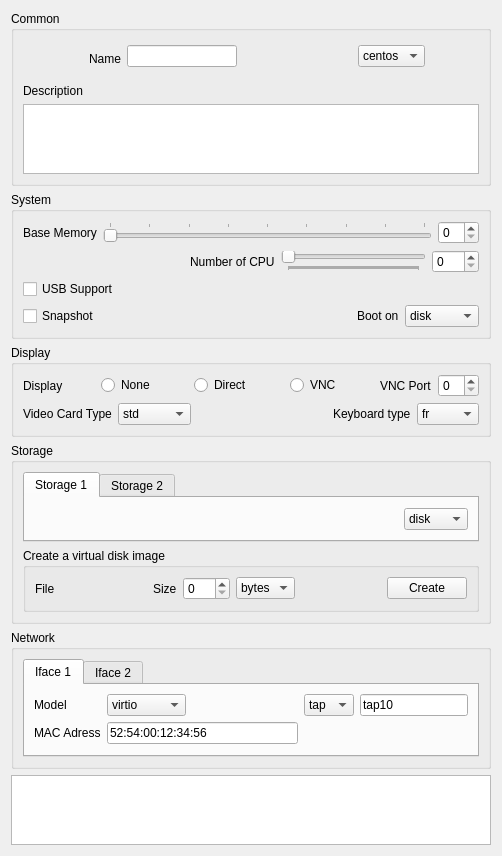
<?xml version="1.0" encoding="UTF-8"?>
<ui version="4.0">
 <class>kvirtualview_base</class>
 <widget class="QWidget" name="kvirtualview_base">
  <property name="geometry">
   <rect>
    <x>0</x>
    <y>0</y>
    <width>502</width>
    <height>816</height>
   </rect>
  </property>
  <property name="windowTitle">
   <string>Form</string>
  </property>
  <layout class="QGridLayout" name="gridLayout_11">
   <item row="0" column="0">
    <widget class="QGroupBox" name="gbCommon">
     <property name="sizePolicy">
      <sizepolicy hsizetype="Expanding" vsizetype="Preferred">
       <horstretch>0</horstretch>
       <verstretch>0</verstretch>
      </sizepolicy>
     </property>
     <property name="title">
      <string>Common</string>
     </property>
     <layout class="QGridLayout" name="gridLayout">
      <item row="0" column="1" rowspan="2">
       <widget class="QLabel" name="label_name">
        <property name="text">
         <string>Name</string>
        </property>
       </widget>
      </item>
      <item row="0" column="2">
       <widget class="QLineEdit" name="lineEdit_name"/>
      </item>
      <item row="3" column="0" colspan="7">
       <widget class="QTextEdit" name="textEdit_description">
        <property name="sizePolicy">
         <sizepolicy hsizetype="Expanding" vsizetype="Preferred">
          <horstretch>0</horstretch>
          <verstretch>0</verstretch>
         </sizepolicy>
        </property>
       </widget>
      </item>
      <item row="0" column="4">
       <widget class="QComboBox" name="comboBox_distrib">
        <item>
         <property name="text">
          <string>centos</string>
         </property>
        </item>
        <item>
         <property name="text">
          <string>fedora</string>
         </property>
        </item>
        <item>
         <property name="text">
          <string>redhat</string>
         </property>
        </item>
        <item>
         <property name="text">
          <string>debian</string>
         </property>
        </item>
       </widget>
      </item>
      <item row="0" column="0">
       <widget class="KLed" name="kled_state">
        <property name="minimumSize">
         <size>
          <width>22</width>
          <height>22</height>
         </size>
        </property>
        <property name="state">
         <enum>KLed::Off</enum>
        </property>
        <property name="shape">
         <enum>KLed::Circular</enum>
        </property>
       </widget>
      </item>
      <item row="0" column="6">
       <widget class="QLabel" name="label_logo">
        <property name="sizePolicy">
         <sizepolicy hsizetype="Fixed" vsizetype="Fixed">
          <horstretch>0</horstretch>
          <verstretch>0</verstretch>
         </sizepolicy>
        </property>
        <property name="minimumSize">
         <size>
          <width>32</width>
          <height>32</height>
         </size>
        </property>
        <property name="maximumSize">
         <size>
          <width>32</width>
          <height>32</height>
         </size>
        </property>
        <property name="frameShape">
         <enum>QFrame::NoFrame</enum>
        </property>
        <property name="text">
         <string/>
        </property>
       </widget>
      </item>
      <item row="0" column="3">
       <spacer name="horizontalSpacer_4">
        <property name="orientation">
         <enum>Qt::Horizontal</enum>
        </property>
        <property name="sizeHint" stdset="0">
         <size>
          <width>40</width>
          <height>20</height>
         </size>
        </property>
       </spacer>
      </item>
      <item row="0" column="5">
       <spacer name="horizontalSpacer_8">
        <property name="orientation">
         <enum>Qt::Horizontal</enum>
        </property>
        <property name="sizeType">
         <enum>QSizePolicy::Fixed</enum>
        </property>
        <property name="sizeHint" stdset="0">
         <size>
          <width>10</width>
          <height>20</height>
         </size>
        </property>
       </spacer>
      </item>
      <item row="2" column="0">
       <widget class="QLabel" name="label_description">
        <property name="text">
         <string>Description</string>
        </property>
       </widget>
      </item>
     </layout>
    </widget>
   </item>
   <item row="1" column="0">
    <widget class="QGroupBox" name="gbSystem">
     <property name="sizePolicy">
      <sizepolicy hsizetype="Expanding" vsizetype="Preferred">
       <horstretch>0</horstretch>
       <verstretch>0</verstretch>
      </sizepolicy>
     </property>
     <property name="title">
      <string>System</string>
     </property>
     <layout class="QGridLayout" name="gridLayout_2">
      <item row="0" column="0" colspan="4">
       <layout class="QHBoxLayout" name="horizontalLayout">
        <item>
         <widget class="QLabel" name="label_memory">
          <property name="text">
           <string>Base Memory</string>
          </property>
         </widget>
        </item>
        <item>
         <widget class="QSlider" name="horizontalSlider_memory">
          <property name="maximum">
           <number>1024</number>
          </property>
          <property name="singleStep">
           <number>128</number>
          </property>
          <property name="pageStep">
           <number>512</number>
          </property>
          <property name="orientation">
           <enum>Qt::Horizontal</enum>
          </property>
          <property name="tickPosition">
           <enum>QSlider::TicksAbove</enum>
          </property>
          <property name="tickInterval">
           <number>128</number>
          </property>
         </widget>
        </item>
        <item>
         <widget class="KIntSpinBox" name="kintspinbox_memory">
          <property name="sizePolicy">
           <sizepolicy hsizetype="Fixed" vsizetype="Fixed">
            <horstretch>0</horstretch>
            <verstretch>0</verstretch>
           </sizepolicy>
          </property>
         </widget>
        </item>
       </layout>
      </item>
      <item row="1" column="1" colspan="3">
       <layout class="QHBoxLayout" name="horizontalLayout_3">
        <item>
         <widget class="QLabel" name="label_nb_of_cpu">
          <property name="text">
           <string>Number of CPU</string>
          </property>
         </widget>
        </item>
        <item>
         <widget class="QSlider" name="horizontalSlider_nb_of_cpu">
          <property name="maximum">
           <number>255</number>
          </property>
          <property name="singleStep">
           <number>1</number>
          </property>
          <property name="pageStep">
           <number>2</number>
          </property>
          <property name="orientation">
           <enum>Qt::Horizontal</enum>
          </property>
          <property name="tickPosition">
           <enum>QSlider::TicksBelow</enum>
          </property>
          <property name="tickInterval">
           <number>1</number>
          </property>
         </widget>
        </item>
        <item>
         <widget class="KIntSpinBox" name="kintspinbox_nb_of_cpu">
          <property name="sizePolicy">
           <sizepolicy hsizetype="Fixed" vsizetype="Fixed">
            <horstretch>0</horstretch>
            <verstretch>0</verstretch>
           </sizepolicy>
          </property>
          <property name="maximum">
           <number>255</number>
          </property>
         </widget>
        </item>
       </layout>
      </item>
      <item row="2" column="0">
       <widget class="QCheckBox" name="checkBox_usb">
        <property name="text">
         <string>USB Support</string>
        </property>
       </widget>
      </item>
      <item row="2" column="1" colspan="3">
       <spacer name="horizontalSpacer_12">
        <property name="orientation">
         <enum>Qt::Horizontal</enum>
        </property>
        <property name="sizeHint" stdset="0">
         <size>
          <width>40</width>
          <height>20</height>
         </size>
        </property>
       </spacer>
      </item>
      <item row="1" column="0">
       <spacer name="horizontalSpacer">
        <property name="orientation">
         <enum>Qt::Horizontal</enum>
        </property>
        <property name="sizeHint" stdset="0">
         <size>
          <width>40</width>
          <height>20</height>
         </size>
        </property>
       </spacer>
      </item>
      <item row="3" column="0">
       <widget class="QCheckBox" name="checkBox_snapshot">
        <property name="text">
         <string>Snapshot</string>
        </property>
       </widget>
      </item>
      <item row="3" column="3">
       <widget class="QComboBox" name="comboBox_boot">
        <item>
         <property name="text">
          <string>disk</string>
         </property>
        </item>
        <item>
         <property name="text">
          <string>cdrom</string>
         </property>
        </item>
        <item>
         <property name="text">
          <string>network</string>
         </property>
        </item>
        <item>
         <property name="text">
          <string>floppy</string>
         </property>
        </item>
       </widget>
      </item>
      <item row="3" column="2">
       <widget class="QLabel" name="label_bootorder">
        <property name="text">
         <string>Boot on</string>
        </property>
       </widget>
      </item>
      <item row="3" column="1">
       <spacer name="horizontalSpacer_3">
        <property name="orientation">
         <enum>Qt::Horizontal</enum>
        </property>
        <property name="sizeHint" stdset="0">
         <size>
          <width>40</width>
          <height>20</height>
         </size>
        </property>
       </spacer>
      </item>
     </layout>
    </widget>
   </item>
   <item row="2" column="0">
    <widget class="QGroupBox" name="gbDisplay">
     <property name="sizePolicy">
      <sizepolicy hsizetype="Expanding" vsizetype="Preferred">
       <horstretch>0</horstretch>
       <verstretch>0</verstretch>
      </sizepolicy>
     </property>
     <property name="title">
      <string>Display</string>
     </property>
     <layout class="QGridLayout" name="gridLayout_4">
      <item row="0" column="0" colspan="5">
       <layout class="QHBoxLayout" name="horizontalLayout_2">
        <item>
         <widget class="QLabel" name="label_display_type">
          <property name="text">
           <string>Display</string>
          </property>
         </widget>
        </item>
        <item>
         <spacer name="horizontalSpacer_16">
          <property name="orientation">
           <enum>Qt::Horizontal</enum>
          </property>
          <property name="sizeHint" stdset="0">
           <size>
            <width>40</width>
            <height>20</height>
           </size>
          </property>
         </spacer>
        </item>
        <item>
         <widget class="QRadioButton" name="radioButton_none">
          <property name="text">
           <string>None</string>
          </property>
         </widget>
        </item>
        <item>
         <spacer name="horizontalSpacer_17">
          <property name="orientation">
           <enum>Qt::Horizontal</enum>
          </property>
          <property name="sizeHint" stdset="0">
           <size>
            <width>40</width>
            <height>20</height>
           </size>
          </property>
         </spacer>
        </item>
        <item>
         <widget class="QRadioButton" name="radioButton_direct">
          <property name="text">
           <string>Direct</string>
          </property>
         </widget>
        </item>
        <item>
         <spacer name="horizontalSpacer_18">
          <property name="orientation">
           <enum>Qt::Horizontal</enum>
          </property>
          <property name="sizeHint" stdset="0">
           <size>
            <width>40</width>
            <height>20</height>
           </size>
          </property>
         </spacer>
        </item>
        <item>
         <widget class="QRadioButton" name="radioButton_vnc">
          <property name="text">
           <string>VNC</string>
          </property>
         </widget>
        </item>
        <item>
         <spacer name="horizontalSpacer_2">
          <property name="orientation">
           <enum>Qt::Horizontal</enum>
          </property>
          <property name="sizeHint" stdset="0">
           <size>
            <width>40</width>
            <height>20</height>
           </size>
          </property>
         </spacer>
        </item>
        <item>
         <widget class="QLabel" name="label_vncport">
          <property name="text">
           <string>VNC Port</string>
          </property>
         </widget>
        </item>
        <item>
         <widget class="QSpinBox" name="spinBox_vncport">
          <property name="maximum">
           <number>10</number>
          </property>
         </widget>
        </item>
       </layout>
      </item>
      <item row="1" column="0">
       <widget class="QLabel" name="label_vga_type">
        <property name="text">
         <string>Video Card Type</string>
        </property>
       </widget>
      </item>
      <item row="1" column="1">
       <widget class="QComboBox" name="comboBox_video_card">
        <item>
         <property name="text">
          <string>std</string>
         </property>
        </item>
        <item>
         <property name="text">
          <string>cirrus</string>
         </property>
        </item>
        <item>
         <property name="text">
          <string>vmware</string>
         </property>
        </item>
        <item>
         <property name="text">
          <string>qlx</string>
         </property>
        </item>
        <item>
         <property name="text">
          <string>xenfb</string>
         </property>
        </item>
        <item>
         <property name="text">
          <string>none</string>
         </property>
        </item>
       </widget>
      </item>
      <item row="1" column="2">
       <spacer name="horizontalSpacer_15">
        <property name="orientation">
         <enum>Qt::Horizontal</enum>
        </property>
        <property name="sizeHint" stdset="0">
         <size>
          <width>40</width>
          <height>20</height>
         </size>
        </property>
       </spacer>
      </item>
      <item row="1" column="3">
       <widget class="QLabel" name="label_display_keyboard">
        <property name="text">
         <string>Keyboard type</string>
        </property>
       </widget>
      </item>
      <item row="1" column="4">
       <widget class="QComboBox" name="comboBox_display_keyboard">
        <property name="currentIndex">
         <number>14</number>
        </property>
        <property name="maxVisibleItems">
         <number>11</number>
        </property>
        <item>
         <property name="text">
          <string>ar</string>
         </property>
        </item>
        <item>
         <property name="text">
          <string>de-ch</string>
         </property>
        </item>
        <item>
         <property name="text">
          <string>es</string>
         </property>
        </item>
        <item>
         <property name="text">
          <string>fo</string>
         </property>
        </item>
        <item>
         <property name="text">
          <string>fr-ca</string>
         </property>
        </item>
        <item>
         <property name="text">
          <string>hu</string>
         </property>
        </item>
        <item>
         <property name="text">
          <string>ja</string>
         </property>
        </item>
        <item>
         <property name="text">
          <string>mk</string>
         </property>
        </item>
        <item>
         <property name="text">
          <string>no</string>
         </property>
        </item>
        <item>
         <property name="text">
          <string>pt-br</string>
         </property>
        </item>
        <item>
         <property name="text">
          <string>sv</string>
         </property>
        </item>
        <item>
         <property name="text">
          <string>da</string>
         </property>
        </item>
        <item>
         <property name="text">
          <string>en-gb</string>
         </property>
        </item>
        <item>
         <property name="text">
          <string>et</string>
         </property>
        </item>
        <item>
         <property name="text">
          <string>fr</string>
         </property>
        </item>
        <item>
         <property name="text">
          <string>fr-ch</string>
         </property>
        </item>
        <item>
         <property name="text">
          <string>is</string>
         </property>
        </item>
        <item>
         <property name="text">
          <string>lt</string>
         </property>
        </item>
        <item>
         <property name="text">
          <string>nl</string>
         </property>
        </item>
        <item>
         <property name="text">
          <string>pl</string>
         </property>
        </item>
        <item>
         <property name="text">
          <string>ru</string>
         </property>
        </item>
        <item>
         <property name="text">
          <string>th</string>
         </property>
        </item>
        <item>
         <property name="text">
          <string>de</string>
         </property>
        </item>
        <item>
         <property name="text">
          <string>en-us</string>
         </property>
        </item>
        <item>
         <property name="text">
          <string>fi</string>
         </property>
        </item>
        <item>
         <property name="text">
          <string>fr-be</string>
         </property>
        </item>
        <item>
         <property name="text">
          <string>hr</string>
         </property>
        </item>
        <item>
         <property name="text">
          <string>it</string>
         </property>
        </item>
        <item>
         <property name="text">
          <string>lv</string>
         </property>
        </item>
        <item>
         <property name="text">
          <string>nl-be</string>
         </property>
        </item>
        <item>
         <property name="text">
          <string>pt</string>
         </property>
        </item>
        <item>
         <property name="text">
          <string>sl</string>
         </property>
        </item>
        <item>
         <property name="text">
          <string>tr</string>
         </property>
        </item>
       </widget>
      </item>
     </layout>
    </widget>
   </item>
   <item row="3" column="0">
    <widget class="QGroupBox" name="gbStorage">
     <property name="sizePolicy">
      <sizepolicy hsizetype="Expanding" vsizetype="Preferred">
       <horstretch>0</horstretch>
       <verstretch>0</verstretch>
      </sizepolicy>
     </property>
     <property name="title">
      <string>Storage</string>
     </property>
     <layout class="QGridLayout" name="gridLayout_5">
      <item row="0" column="0">
       <widget class="QTabWidget" name="tabWidget_storage">
        <property name="currentIndex">
         <number>0</number>
        </property>
        <widget class="QWidget" name="tab_1">
         <attribute name="title">
          <string>Storage 1</string>
         </attribute>
         <layout class="QGridLayout" name="gridLayout_9">
          <item row="0" column="0">
           <widget class="KUrlRequester" name="kurlrequester_storage_1">
            <property name="sizePolicy">
             <sizepolicy hsizetype="Expanding" vsizetype="Expanding">
              <horstretch>0</horstretch>
              <verstretch>0</verstretch>
             </sizepolicy>
            </property>
            <property name="acceptDrops">
             <bool>true</bool>
            </property>
           </widget>
          </item>
          <item row="0" column="1">
           <widget class="QComboBox" name="comboBox_storage_1">
            <item>
             <property name="text">
              <string>disk</string>
             </property>
            </item>
            <item>
             <property name="text">
              <string>cdrom</string>
             </property>
            </item>
            <item>
             <property name="text">
              <string>floppy</string>
             </property>
            </item>
           </widget>
          </item>
         </layout>
        </widget>
        <widget class="QWidget" name="tab_2">
         <attribute name="title">
          <string>Storage 2</string>
         </attribute>
         <layout class="QGridLayout" name="gridLayout_10">
          <item row="0" column="0">
           <widget class="KUrlRequester" name="kurlrequester_storage_2">
            <property name="sizePolicy">
             <sizepolicy hsizetype="Expanding" vsizetype="Expanding">
              <horstretch>0</horstretch>
              <verstretch>0</verstretch>
             </sizepolicy>
            </property>
            <property name="acceptDrops">
             <bool>true</bool>
            </property>
           </widget>
          </item>
          <item row="0" column="1">
           <widget class="QComboBox" name="comboBox_storage_2">
            <item>
             <property name="text">
              <string>disk</string>
             </property>
            </item>
            <item>
             <property name="text">
              <string>cdrom</string>
             </property>
            </item>
            <item>
             <property name="text">
              <string>floppy</string>
             </property>
            </item>
           </widget>
          </item>
         </layout>
        </widget>
       </widget>
      </item>
      <item row="1" column="0">
       <widget class="QGroupBox" name="groupBox_create_img">
        <property name="title">
         <string>Create a virtual disk image</string>
        </property>
        <layout class="QGridLayout" name="gridLayout_6">
         <item row="0" column="1">
          <widget class="KUrlRequester" name="kurlrequester_create_img">
           <property name="mode">
            <set>KFile::File|KFile::LocalOnly</set>
           </property>
          </widget>
         </item>
         <item row="0" column="7">
          <widget class="QPushButton" name="pushButton_create_img">
           <property name="text">
            <string>Create</string>
           </property>
          </widget>
         </item>
         <item row="0" column="0">
          <widget class="QLabel" name="label_create_img_file">
           <property name="text">
            <string>File</string>
           </property>
          </widget>
         </item>
         <item row="0" column="3">
          <widget class="QLabel" name="label_create_img_size">
           <property name="text">
            <string>Size</string>
           </property>
          </widget>
         </item>
         <item row="0" column="4">
          <widget class="QSpinBox" name="spinBox_create_img_size">
           <property name="maximum">
            <number>999</number>
           </property>
          </widget>
         </item>
         <item row="0" column="5">
          <widget class="QComboBox" name="comboBox_create_img_size">
           <item>
            <property name="text">
             <string>bytes</string>
            </property>
           </item>
           <item>
            <property name="text">
             <string>k</string>
            </property>
           </item>
           <item>
            <property name="text">
             <string>M</string>
            </property>
           </item>
           <item>
            <property name="text">
             <string>G</string>
            </property>
           </item>
          </widget>
         </item>
         <item row="0" column="2">
          <spacer name="horizontalSpacer_10">
           <property name="orientation">
            <enum>Qt::Horizontal</enum>
           </property>
           <property name="sizeHint" stdset="0">
            <size>
             <width>40</width>
             <height>20</height>
            </size>
           </property>
          </spacer>
         </item>
         <item row="0" column="6">
          <spacer name="horizontalSpacer_11">
           <property name="orientation">
            <enum>Qt::Horizontal</enum>
           </property>
           <property name="sizeType">
            <enum>QSizePolicy::Expanding</enum>
           </property>
           <property name="sizeHint" stdset="0">
            <size>
             <width>40</width>
             <height>20</height>
            </size>
           </property>
          </spacer>
         </item>
        </layout>
       </widget>
      </item>
     </layout>
    </widget>
   </item>
   <item row="4" column="0">
    <widget class="QGroupBox" name="gbNetwork">
     <property name="sizePolicy">
      <sizepolicy hsizetype="Expanding" vsizetype="Preferred">
       <horstretch>0</horstretch>
       <verstretch>0</verstretch>
      </sizepolicy>
     </property>
     <property name="title">
      <string>Network</string>
     </property>
     <layout class="QGridLayout" name="gridLayout_3">
      <item row="0" column="0">
       <widget class="QTabWidget" name="tabWidget_ifaces">
        <property name="currentIndex">
         <number>0</number>
        </property>
        <widget class="QWidget" name="tab_3">
         <attribute name="title">
          <string>Iface 1</string>
         </attribute>
         <layout class="QGridLayout" name="gridLayout_7">
          <item row="0" column="0">
           <widget class="QLabel" name="label_iface_model_1">
            <property name="text">
             <string>Model</string>
            </property>
           </widget>
          </item>
          <item row="0" column="1">
           <widget class="QComboBox" name="comboBox_iface_model_1">
            <item>
             <property name="text">
              <string>virtio</string>
             </property>
            </item>
            <item>
             <property name="text">
              <string>ne2k_pci</string>
             </property>
            </item>
            <item>
             <property name="text">
              <string>i82551</string>
             </property>
            </item>
            <item>
             <property name="text">
              <string>i82557b</string>
             </property>
            </item>
            <item>
             <property name="text">
              <string>i82559er</string>
             </property>
            </item>
            <item>
             <property name="text">
              <string>rtl8139</string>
             </property>
            </item>
            <item>
             <property name="text">
              <string>e1000</string>
             </property>
            </item>
            <item>
             <property name="text">
              <string>pcnet</string>
             </property>
            </item>
            <item>
             <property name="text">
              <string>none</string>
             </property>
            </item>
           </widget>
          </item>
          <item row="0" column="2">
           <spacer name="horizontalSpacer_6">
            <property name="orientation">
             <enum>Qt::Horizontal</enum>
            </property>
            <property name="sizeHint" stdset="0">
             <size>
              <width>40</width>
              <height>20</height>
             </size>
            </property>
           </spacer>
          </item>
          <item row="0" column="3">
           <widget class="QComboBox" name="comboBox_iface_type_1">
            <item>
             <property name="text">
              <string>tap</string>
             </property>
            </item>
            <item>
             <property name="text">
              <string>vde</string>
             </property>
            </item>
           </widget>
          </item>
          <item row="0" column="4">
           <widget class="QLineEdit" name="lineEdit_iface_detail_1">
            <property name="sizePolicy">
             <sizepolicy hsizetype="Expanding" vsizetype="Fixed">
              <horstretch>0</horstretch>
              <verstretch>0</verstretch>
             </sizepolicy>
            </property>
            <property name="minimumSize">
             <size>
              <width>30</width>
              <height>0</height>
             </size>
            </property>
            <property name="text">
             <string>tap10</string>
            </property>
           </widget>
          </item>
          <item row="1" column="0">
           <widget class="QLabel" name="label_iface_mac_1">
            <property name="text">
             <string>MAC Adress</string>
            </property>
           </widget>
          </item>
          <item row="1" column="1" colspan="2">
           <widget class="QLineEdit" name="lineEdit_iface_mac_1">
            <property name="inputMask">
             <string>HH:HH:HH:HH:HH:HH; </string>
            </property>
            <property name="text">
             <string>52:54:00:12:34:56</string>
            </property>
           </widget>
          </item>
          <item row="1" column="3" colspan="2">
           <spacer name="horizontalSpacer_5">
            <property name="orientation">
             <enum>Qt::Horizontal</enum>
            </property>
            <property name="sizeHint" stdset="0">
             <size>
              <width>40</width>
              <height>20</height>
             </size>
            </property>
           </spacer>
          </item>
         </layout>
        </widget>
        <widget class="QWidget" name="tab_4">
         <attribute name="title">
          <string>Iface 2</string>
         </attribute>
         <layout class="QGridLayout" name="gridLayout_8">
          <item row="0" column="0">
           <widget class="QLabel" name="label_iface_model_2">
            <property name="text">
             <string>Model</string>
            </property>
           </widget>
          </item>
          <item row="0" column="1">
           <widget class="QComboBox" name="comboBox_iface_model_2">
            <item>
             <property name="text">
              <string>virtio</string>
             </property>
            </item>
            <item>
             <property name="text">
              <string>ne2k_pci</string>
             </property>
            </item>
            <item>
             <property name="text">
              <string>i82551</string>
             </property>
            </item>
            <item>
             <property name="text">
              <string>i82557b</string>
             </property>
            </item>
            <item>
             <property name="text">
              <string>i82559er</string>
             </property>
            </item>
            <item>
             <property name="text">
              <string>rtl8139</string>
             </property>
            </item>
            <item>
             <property name="text">
              <string>e1000</string>
             </property>
            </item>
            <item>
             <property name="text">
              <string>pcnet</string>
             </property>
            </item>
            <item>
             <property name="text">
              <string>none</string>
             </property>
            </item>
           </widget>
          </item>
          <item row="0" column="2">
           <spacer name="horizontalSpacer_7">
            <property name="orientation">
             <enum>Qt::Horizontal</enum>
            </property>
            <property name="sizeHint" stdset="0">
             <size>
              <width>132</width>
              <height>20</height>
             </size>
            </property>
           </spacer>
          </item>
          <item row="0" column="3">
           <widget class="QComboBox" name="comboBox_iface_type_2">
            <property name="currentIndex">
             <number>0</number>
            </property>
            <item>
             <property name="text">
              <string>tap</string>
             </property>
            </item>
            <item>
             <property name="text">
              <string>vde</string>
             </property>
            </item>
           </widget>
          </item>
          <item row="0" column="4">
           <widget class="QLineEdit" name="lineEdit_iface_detail_2">
            <property name="minimumSize">
             <size>
              <width>30</width>
              <height>0</height>
             </size>
            </property>
            <property name="text">
             <string>/tmp/switch1</string>
            </property>
           </widget>
          </item>
          <item row="1" column="0">
           <widget class="QLabel" name="label_iface_mac_2">
            <property name="text">
             <string>MAC Adress</string>
            </property>
           </widget>
          </item>
          <item row="1" column="1" colspan="2">
           <widget class="QLineEdit" name="lineEdit_iface_mac_2">
            <property name="inputMask">
             <string>HH:HH:HH:HH:HH:HH; </string>
            </property>
            <property name="text">
             <string>52:54:00:12:36:56</string>
            </property>
           </widget>
          </item>
          <item row="1" column="3" colspan="2">
           <spacer name="horizontalSpacer_9">
            <property name="orientation">
             <enum>Qt::Horizontal</enum>
            </property>
            <property name="sizeHint" stdset="0">
             <size>
              <width>132</width>
              <height>20</height>
             </size>
            </property>
           </spacer>
          </item>
         </layout>
        </widget>
       </widget>
      </item>
     </layout>
    </widget>
   </item>
   <item row="5" column="0">
    <widget class="QTextBrowser" name="textBrowser_output">
     <property name="sizePolicy">
      <sizepolicy hsizetype="Expanding" vsizetype="Expanding">
       <horstretch>0</horstretch>
       <verstretch>10</verstretch>
      </sizepolicy>
     </property>
    </widget>
   </item>
  </layout>
 </widget>
 <customwidgets>
  <customwidget>
   <class>KLed</class>
   <extends>QWidget</extends>
   <header>kled.h</header>
  </customwidget>
  <customwidget>
   <class>KIntSpinBox</class>
   <extends>QSpinBox</extends>
   <header>knuminput.h</header>
  </customwidget>
  <customwidget>
   <class>KUrlRequester</class>
   <extends>QFrame</extends>
   <header>kurlrequester.h</header>
  </customwidget>
 </customwidgets>
 <resources/>
 <connections/>
</ui>
